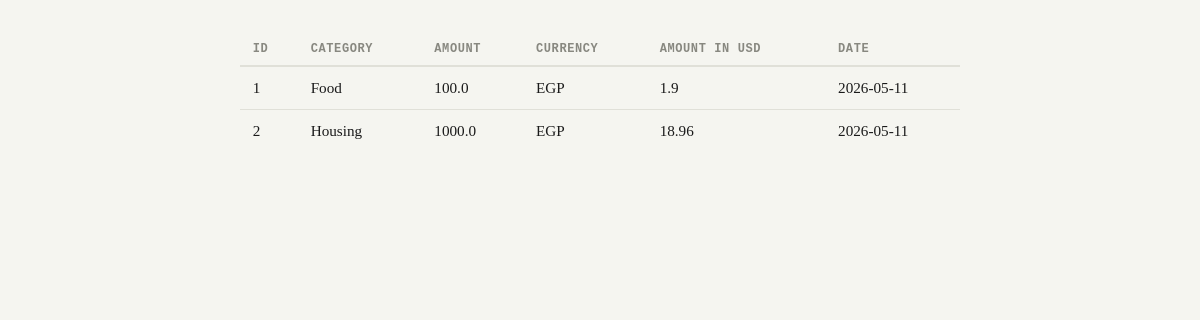
The app's page /day/2026-05-11 with its own data.
### tables this page shows
CREATE TABLE expenses (
        id INTEGER PRIMARY KEY AUTOINCREMENT,
        category TEXT NOT NULL,
        amount REAL NOT NULL,
        currency TEXT NOT NULL,
        amount_in_base REAL NOT NULL,
        date TEXT NOT NULL DEFAULT (DATE('now'))
    );

### app.py (the view)
@app.route("/day/<date>")
def expense_day(date):
    conn = sqlite3.connect('database.db')
    cursor = conn.cursor()
    date0 = cursor.execute("SELECT * FROM expenses WHERE date = ?;", (date,)).fetchall()
    conn.close()
    return render_template("day.html", date = date0)

### templates/day.html (shortened to what this page needs)
{% extends "layout.html" %}
{% block body %}
<table>
    <thead>
        <tr>
            <th>id</th>
            <th>category</th>
            <th>amount</th>
            <th>currency</th>
            <th>amount in usd</th>
            <th>date</th>
        </tr>
    </thead>
    <tbody>
        {% for d in date %}
        <tr>
            <td>{{ d [0] }}</td>
            <td>{{ d [1] }}</td>
            <td>{{ d [2] }}</td>
            <td>{{ d [3] }}</td>
            <td>{{ d [4] }}</td>
            <td>{{ d [5] }}</td>
        </tr>
        {% endfor %}
    </tbody>
</table>
{% endblock %}

### static/style.css (style rules this page uses)
:root { --bg: #f5f5f0; --surface: #ffffff; --border: #e0e0d8; --text: #1a1a1a; --muted: #888880; --accent: #2d6a4f; --accent-light: #d8f3dc; --danger: #c0392b; --danger-light: #fdecea; --radius: 10px; --font: 'Georgia', serif; --mono: 'Courier New', monospace; }
*, *::before, *::after { box-sizing: border-box; margin: 0; padding: 0; }
body { font-family: var(--font); background: var(--bg); color: var(--text); min-height: 100vh; padding: 2rem 1rem; }
table { width: 100%; border-collapse: collapse; font-size: 0.95rem; }
thead tr { border-bottom: 2px solid var(--border); }
th { font-family: var(--mono); font-size: 0.75rem; color: var(--muted); text-align: left; padding: 0.6rem 0.8rem; text-transform: uppercase; letter-spacing: 0.05em; }
td { padding: 0.75rem 0.8rem; border-bottom: 1px solid var(--border); }
tbody tr:last-child td { border-bottom: none; }

### records on screen
expenses: id "1", category "Food", amount "100.0", currency "EGP", amount_in_base "1.9", date "2026-05-11"
expenses: id "2", category "Housing", amount "1000.0", currency "EGP", amount_in_base "18.96", date "2026-05-11"
